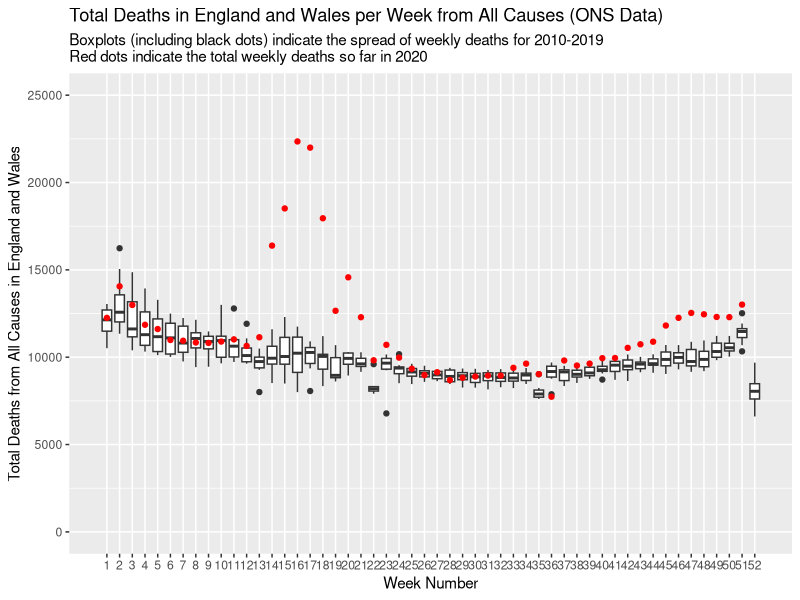
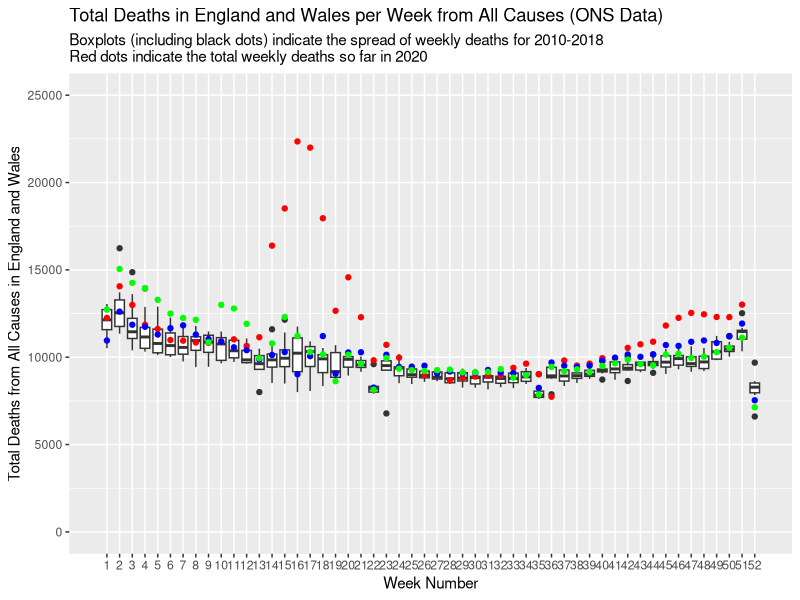
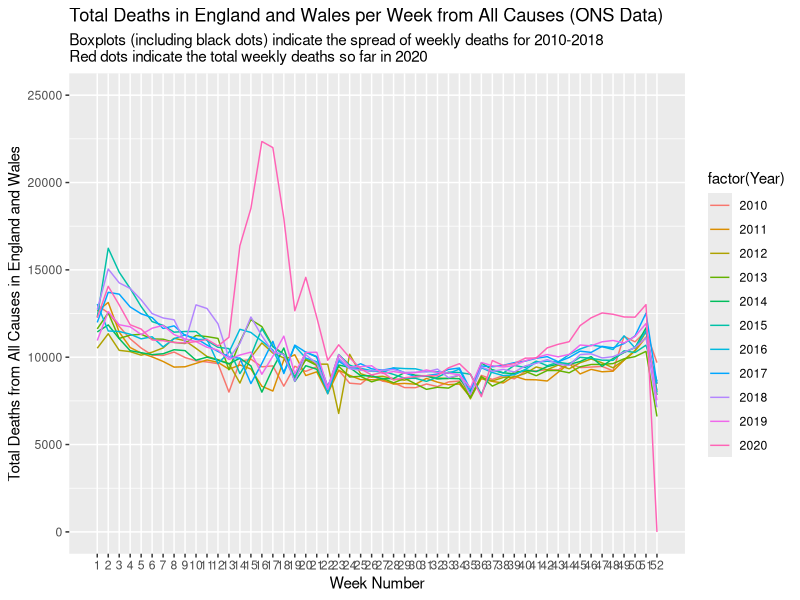

The R source for these figures, in order:
setwd("~/Documents")
library(ggplot2)
library(tidyr)

deaths <- read.csv('weeklydeaths.csv', stringsAsFactors = FALSE, colClasses='integer')
names(deaths) <- c('Year', 1:52)  #  paste('Week', 1:52))
newdata <- gather(deaths, 'WeekNo', 'Deaths', -Year)

newdata$WeekNo <- as.integer(newdata$WeekNo)

ggplot(newdata) + geom_boxplot(data=newdata[newdata$Year != 2020,], mapping=aes(x=WeekNo, y=Deaths, group=WeekNo)) +
  geom_point(data=newdata[newdata$Year == 2020 & newdata$Deaths != 0,], mapping=aes(x=WeekNo, y=Deaths), colour='red') +
  scale_x_continuous(breaks=1:52, minor_breaks=NULL) +
  scale_y_continuous(limits=c(0, 25000)) +
  labs(title='Total Deaths in England and Wales per Week from All Causes (ONS Data)',
       subtitle='Boxplots (including black dots) indicate the spread of weekly deaths for 2010-2019\nRed dots indicate the total weekly deaths so far in 2020',
       x='Week Number', y='Total Deaths from All Causes in England and Wales')



ggplot() + geom_boxplot(data=newdata[newdata$Year < 2018,], mapping=aes(x=WeekNo, y=Deaths, group=WeekNo)) +
  geom_point(data=newdata[newdata$Year == 2020 & newdata$Deaths != 0,], mapping=aes(x=WeekNo, y=Deaths), colour='red') +
  geom_point(data=newdata[newdata$Year == 2019 & newdata$Deaths != 0,], mapping=aes(x=WeekNo, y=Deaths), colour='blue') +
  geom_point(data=newdata[newdata$Year == 2018 & newdata$Deaths != 0,], mapping=aes(x=WeekNo, y=Deaths), colour='green') +
  scale_x_continuous(breaks=1:52, minor_breaks=NULL) +
  scale_y_continuous(limits=c(0, 25000)) +
  labs(title='Total Deaths in England and Wales per Week from All Causes (ONS Data)',
       subtitle='Boxplots (including black dots) indicate the spread of weekly deaths for 2010-2018\nRed dots indicate the total weekly deaths so far in 2020',
       x='Week Number', y='Total Deaths from All Causes in England and Wales')




ggplot() +
  geom_line(data=newdata, mapping=aes(x=WeekNo, y=Deaths, colour=factor(Year))) +
  scale_x_continuous(breaks=1:52, minor_breaks=NULL) +
  scale_y_continuous(limits=c(0, 25000)) +
  labs(title='Total Deaths in England and Wales per Week from All Causes (ONS Data)',
       subtitle='Boxplots (including black dots) indicate the spread of weekly deaths for 2010-2018\nRed dots indicate the total weekly deaths so far in 2020',
       x='Week Number', y='Total Deaths from All Causes in England and Wales')
